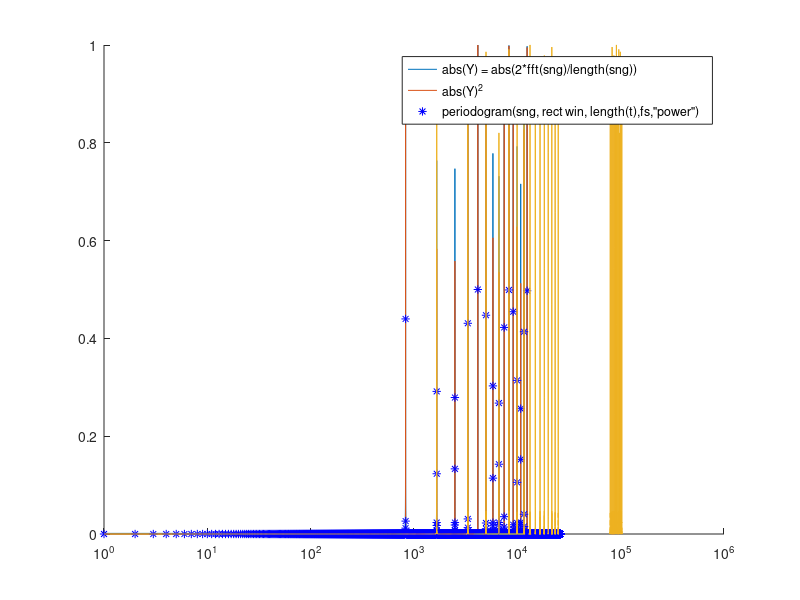

Reproduce this figure in MATLAB.
fs = 52100;
T=1;
t=(1/fs):(1/fs):T; 
w0=1000*2*pi;
sng=zeros(size(t));
%sng=sin(w0*t)+1./2*sin(2*w0*t)+1./3*sin(8*w0*t)+cos(1.5*w0*t);%+(1+cos(w0*t/2)).*randn(size(t));
for i=1:15
    
    sng=sng+sin(i*fs/10*t);%*(1/50^3)*(y-50)^3;
end
close all
Y=2*fft(sng)/length(t);
f=0:fs-1;

figure(1),hold on,
plot(f(1:end/2+1),abs(Y(1:end/2+1)))
% figure, plot(t,sng)

Pxx=abs(Y).^2;
plot(f(1:end/2+1),Pxx(1:end/2+1))

rect_win=ones(size(sng));
[PSDxx,f_psd]=periodogram(sng, rect_win, length(t),fs,'power')

plot (f_psd,PSDxx,'b*')

Cxx=2*xcorr(sng)/length(t);
Pxxcorr=2*fft(Cxx)/length(t);
semilogx((abs(Pxxcorr)));ylim([0 1])


legend('abs(Y) = abs(2*fft(sng)/length(sng))','abs(Y)^2','periodogram(sng, rect_ win, length(t),fs,"power")')